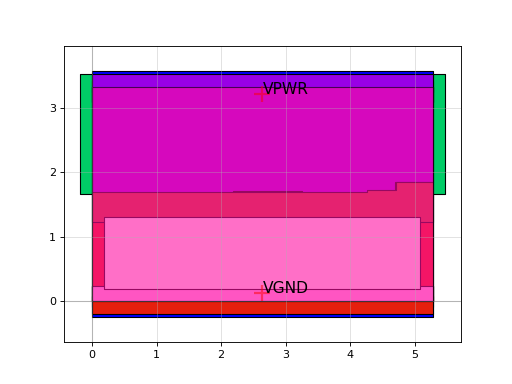

Generate this figure with Python:
import sky130

c = sky130.components.sky130_fd_sc_hs__nor2b_4()
c.plot()
